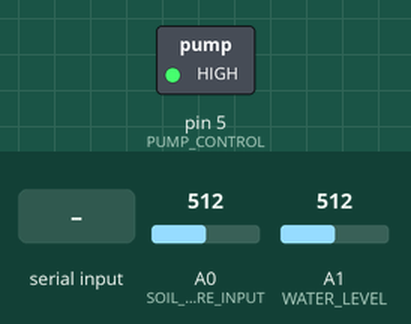
Bench run of a sketch on a simulated Arduino Uno, built with avr-gcc and run on an emulated ATmega328P. On the bench: switched loads named in the sketch (green lamp = pin HIGH). Inputs (shaded band) come from the test bench; at power-on: A0 (SOIL_MOISURE_INPUT) = 512, A1 (WATER_LEVEL) = 512. What the sketch prints to the serial monitor is not drawn.

Above: at 1.6 s.
At 5.3 s:
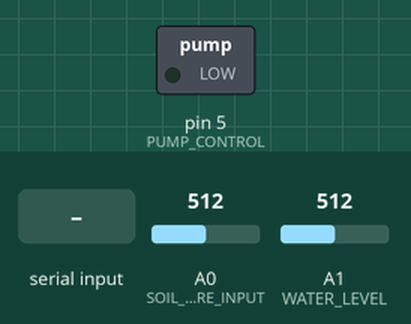
5.4 s: "T\n" received over the second serial link
15.0 s: A0 (SOIL_MOISURE_INPUT) set to 501
20.4 s: A0 (SOIL_MOISURE_INPUT) set to 716
At 20.59 s:
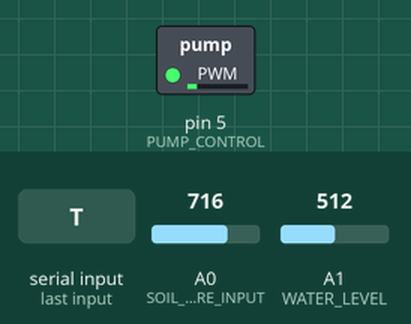
25.8 s: A1 (WATER_LEVEL) set to 72
31.2 s: A1 (WATER_LEVEL) set to 61
36.6 s: "M,45\n" received over the second serial link
Timing chart, 0 to 39.6 s (numbered marks = the images above; inputs shaded):
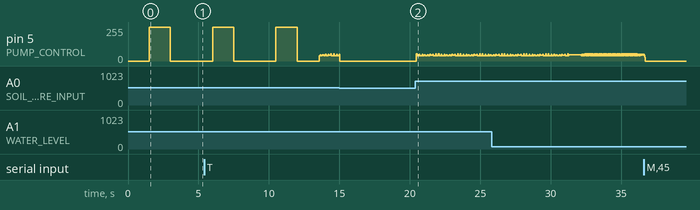

The sketch:

Automactic_Plant_Watering.ino
```cpp
#include <SoftwareSerial.h>

SoftwareSerial HC05(2, 3); //RX, TX

#define PUMP_CONTROL 5
#define SOIL_MOISURE_INPUT A0
#define WATER_LEVEL A1
#define WATER_ALERT 8

int const delayUnit = 500; //ms
int timeCoef = 3;
int moisureLimit = 50;
int moisure ; //random variable
int percent;
int wL;
int waterLevel;
char t;
String command;
bool stopWaterAlertFlag = false; // Biến flag để kiểm soát việc dừng cảnh báo nước
bool waterAlertSent = false; // Biến flag để kiểm soát việc gửi cảnh báo nước
void setup() {
  Serial.begin(9600);
  HC05.begin(9600);
  pinMode(PUMP_CONTROL, OUTPUT);
  pinMode(SOIL_MOISURE_INPUT, INPUT);
}

void loop(){
  moisure = analogRead(SOIL_MOISURE_INPUT);
  percent = ((1023 - moisure)/1023.00)*100;
  Serial.print("S");
  Serial.print(percent);
  Serial.print("\n");
  delay(timeCoef*delayUnit);
  if(percent < moisureLimit){
    pumpDueToSchedule();
  }

  wL = analogRead(WATER_LEVEL);
  waterLevel = (wL/660.00)*100;
  Serial.print("L");
  Serial.print(waterLevel);
  Serial.print("\n");
  delay(timeCoef*delayUnit);
 if (waterLevel < 20) {
    startAlertWaterLevel();
    //feedbackWater_alert();
  } else {
    stopAlertWaterLevel();
    //stopWaterAlertFlag = false; // Đặt lại cờ để có thể sử dụng trong lần tiếp theo
  }

  if (HC05.available()) {

    t = HC05.read();
    if (t != '\n') {
      command = command + t;
    } else {
      handlingCommand(command);
      command = "";
    }

  }
}

void pumpDueToSchedule() {
  digitalWrite(PUMP_CONTROL, HIGH);
  Serial.print("P");
  Serial.print("\n");
  delay(timeCoef*delayUnit);
  digitalWrite(PUMP_CONTROL, LOW);
  Serial.print("F");
  Serial.print("\n");
  //delay(timeCoef*delayUnit);
  //delay(1000);
}

void handlingCommand(String c) {

  if (c[0] == 'M') {
    int m = convert(c);
    moisureLimit = m;
    feedbackMoisure();
    Serial.print("C");
    Serial.print("SetMoisureThreshold:");
    Serial.print(moisureLimit);
    Serial.print(" ");
  } else if (c[0] == 'T') {
    int time = convert(c);
    timeCoef = time;
    feedbackTime();
    Serial.print("C");
    Serial.print("SetTimeCoeff:");
    Serial.print(timeCoef*delayUnit);
    Serial.print(" ");
  } else if (c[0] == 'H') {
    feedbackMoisure_sensor();
  } else if (c[0] == 'W') {
    feedbackWater_sensor();
  } /*else if (c[0] == 'K') {
   stopWaterAlertFlag = true; // Đặt biến flag để dừng cảnh báo nước
  }*/
}

int convert(String s) {
  int result = 0;
  for (int i = 1;i < s.length();i++)
    result = result*10 + (s[i] - 48);
  return result;
}

void feedbackMoisure() {
  HC05.print("Moisure Limit: ");
  HC05.print(moisureLimit);
  HC05.println("%");
  Serial.print("M");
  Serial.print(moisureLimit);
  Serial.print(" ");
}

void feedbackMoisure_sensor() {
  HC05.print("Moisure current: ");
  HC05.print(percent);
  HC05.println("%\n");
}

void feedbackWater_sensor() {
  HC05.print("Water level: ");
  HC05.print(waterLevel);
  HC05.println("%\n");
}

void feedbackWater_alert()
{
  if (!waterAlertSent)
  {
    HC05.print("Water level: LOW\n");
  }
}


void feedbackTime() {
  HC05.print("Time: ");
  HC05.print(timeCoef*delayUnit);
  HC05.println("ms\n");
  Serial.print("T");
  Serial.print(timeCoef*delayUnit);
  Serial.print(" ");
}
void startAlertWaterLevel() {
  digitalWrite(WATER_ALERT, HIGH);
}

void stopAlertWaterLevel() {
  digitalWrite(WATER_ALERT, LOW);
}
```

Measured:
- after the input at 20.4 s, pin 5 (PUMP_CONTROL): 0/255 → 53/255 after 0.07 s, then repeats every 1.6 s: 40/255 0.16 s, 51/255 0.04 s, 40/255 0.16 s, 49/255 0.04 s, 40/255 0.12 s, 46/255 0.08 s, 40/255 0.12 s, 48/255 0.08 s, 40/255 0.12 s, 50/255 0.04 s, 43/255 0.16 s, 52/255 0.04 s, 41/255 0.16 s, 53/255 0.04 s, 40/255 0.16 s, 53/255 0.04 s
